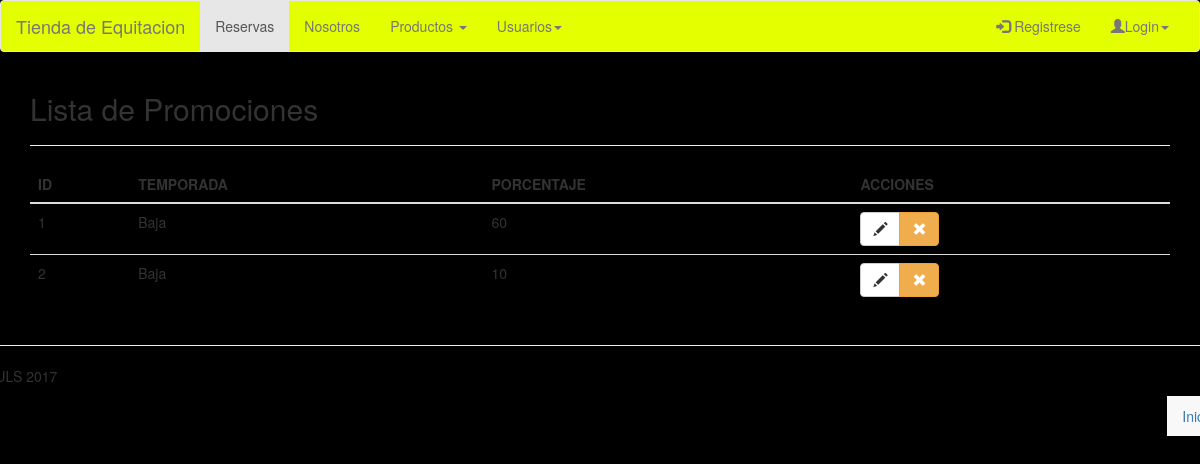
Page /listaPromociones.php on the committed database.
### tables this page shows
CREATE TABLE `promociones` (
  `idPromocion` int(11) NOT NULL,
  `temporada` varchar(50) NOT NULL DEFAULT '0',
  `porcentaje` int(11) NOT NULL DEFAULT '0'
);

### Promocion.php (called while the page is built, shortened)
<?php
	class Promocion
	{
		private $idPromocion, $temporada, $porcentaje;
		function __construct($temporada, $porcentaje,$id=null)
		{
			$this->temporada= $temporada;
			$this->porcentaje=$porcentaje;
			$this->idPromocion=$id;
		}
		public function getTemporada()
		{
			return $this->temporada;
		}
		public function getPorcentaje()
		{
			return $this->porcentaje;
		}
		public function getIdPromocion()
		{
			return $this->idPromocion;
		}
		static public function seleccionarTodo()
		{
			$pdo = Conexion::conectar();
			$sql='SELECT * FROM promociones';
			$stn = $pdo->prepare($sql);
			$stn->execute();
			return $stn->FetchAll(PDO::FETCH_CLASS|PDO::FETCH_PROPS_LATE,'Promocion',array('temp','porcentaje'));
		}
	}
 ?>

### listaPromociones.php (the view, shortened to what this page needs)
<?php include('parciales/cabecera.php') ?>
<?php include('parciales/foot_cabecera.php') ?>
		<?php include('parciales/menu.php');
				include('Promocion.php');
				$arr = Promocion::seleccionarTodo();
		?>
		<div class="container">
			<div class="row">
				<div class="col-xs-12 col-sm-12 col-md-12 col-lg-12">
					<h2>Lista de Promociones</h2>
					<hr>
				</div>
			</div>
			<div class="row">
				<div class="col-xs-12 col-sm-12 col-md-12 col-lg-12">
					<table class="table">
						<thead>
							<tr>
								<th>ID</th>
								<th>TEMPORADA</th>
								<th>PORCENTAJE</th>
								<th>ACCIONES</th>
							</tr>
						</thead>
						<tbody>
							<?php foreach ($arr as $prom) { ?>
							<tr>
								<td><?=$prom->getIdPromocion()?></td>
								<td><?=$prom->getTemporada()?></td>
								<td><?=$prom->getPorcentaje()?></td>
								<td>
									<div class="btn-group">
									<a href="formPromocion.php?id=<?=$prom->getIdPromocion()?>" class="btn btn-default"><span class="glyphicon glyphicon-pencil"></span></a>
									<a href="eliminarPromocion.php?id=<?=$prom->getIdPromocion()?>" class="btn btn-warning"><span class="glyphicon glyphicon-remove"></span></a>
									</div>
								</td>
							</tr>
							<?php } ?>
						</tbody>
					</table>
				</div>
			</div>
		</div>
		<?php include('parciales/cabecera_footer.php') ?>
<?php include('parciales/footer.php') ?>

### css/estiloIndex2.css (style rules this page uses)
body { background-color: #000000; }

### rows in the picture
promociones: idPromocion "1", temporada "Baja", porcentaje "60"
promociones: idPromocion "2", temporada "Baja", porcentaje "10"
